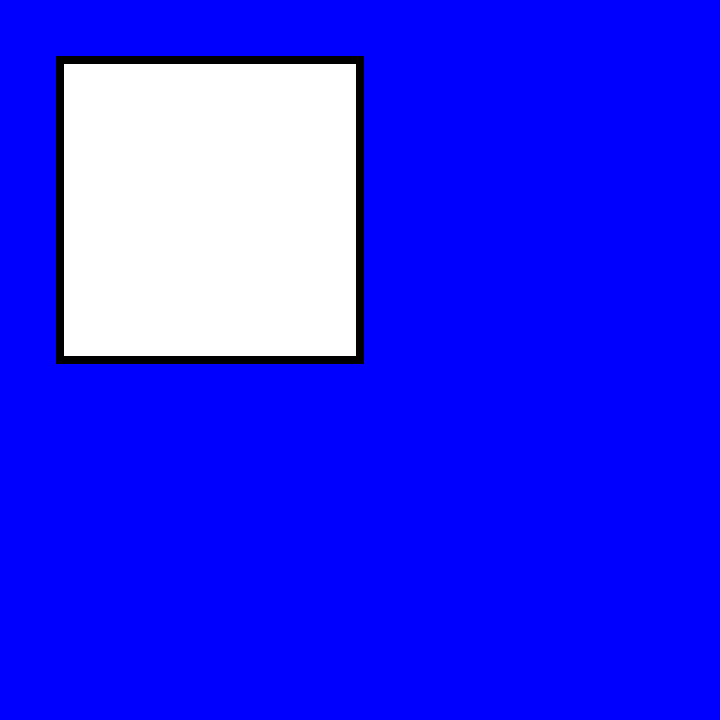
Frame 1 (no input)
Frame 60 (no input): identical to frame 1, image omitted
Frame 120 (the mouse pressed at the canvas centre since frame 60): identical to frame 1, image omitted

The p5.js sketch that drew this single still picture (run headless with seeded random() and noise() and a simulated clock; from frame 60 on, the mouse is pressed at the canvas centre):

// p5.js sketch
// ── sketch.js
function setup() {
  createCanvas(720, 720);
    background('blue');
  strokeWeight(8);
}

function draw() {
  
  translate (60,60); //creates a new origin point
quad (
  0,0,
  300,0,
  300,300,
  0,300
);
}
